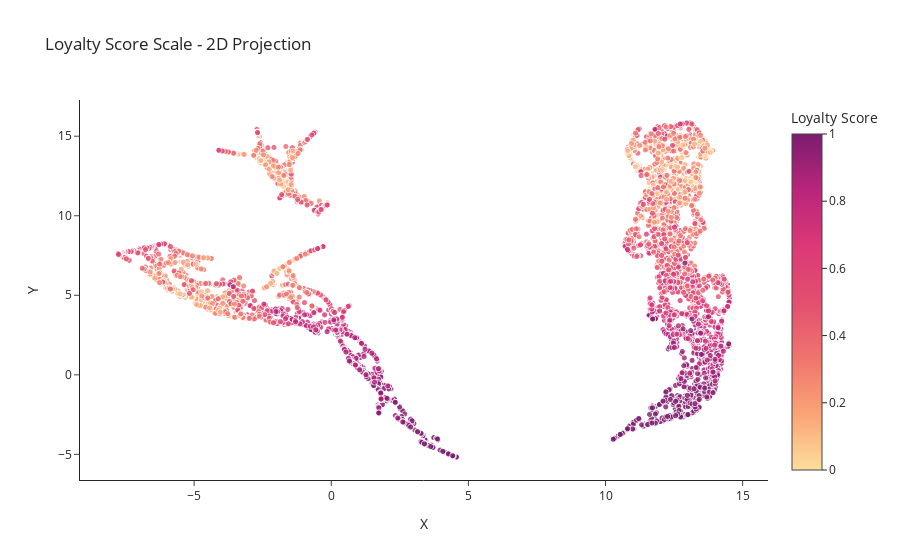

Notebook code for this chart:
### Markdown cell above
The visual, low-dimensional projection of our space suggests two distinct groups that are quite noticeable. On both cases, the customers identified by our model are projected on the lower segments of the embedding representation in the 2D space (orange points on the scatterplot). This suggests that, on average, our loyal customers are similar to each other (which is a good characteristic to explore), even if they are assigned eligibility for different reasons.

### Code cell
emb_cols = {
    "loyalty_score": "Loyalty Score",
    "is_eligible": "Customer Eligible for the Loyalty Program",
    "x": "X",
    "y": "Y",
}

color_binary_order = ["rgb(225, 124, 5)", "rgb(29, 105, 150)"]

fig = px.scatter(
    df_emb_full,
    x="x",
    y="y",
    template="simple_white",
    opacity=0.8,
    color="loyalty_score",
    labels=emb_cols,
    title="Loyalty Score Scale - 2D Projection",
    color_continuous_scale="Sunsetdark",
    #     render_mode="svg",
    height=600,
    #     width=900,
)


fig.update_layout(
    legend=dict(orientation="v", yanchor="bottom", xanchor="right", y=1, x=1)
)

fig.update_traces(mode="markers", marker_line_width=0.7, marker_line_color="white")

# fig.write_image("../reports/figures/oyalty_score_scale.svg", engine="kaleido")

fig.show()

### Figure 1 — Plotly figure (JSON) as saved in the notebook; plotly's stock layout.template omitted (floating-point values rounded to 4 significant figures; data arrays with more than 128 entries replaced by an {"elided": "..."} marker saying what was removed)
{"data": [{"hovertemplate": "X=%{x}<br>Y=%{y}<br>Loyalty Score=%{marker.color}<extra></extra>", "legendgroup": "", "marker": {"color": {"elided": "5373 float values"}, "coloraxis": "coloraxis", "line": {"color": "white", "width": 0.7}, "opacity": 0.8, "symbol": "circle"}, "mode": "markers", "name": "", "showlegend": false, "type": "scattergl", "x": {"elided": "5373 float values"}, "xaxis": "x", "y": {"elided": "5373 float values"}, "yaxis": "y"}], "layout": {"autosize": true, "coloraxis": {"colorbar": {"title": {"text": "Loyalty Score"}}, "colorscale": [[0, "rgb(252, 222, 156)"], [0.1667, "rgb(250, 164, 118)"], [0.3333, "rgb(240, 116, 110)"], [0.5, "rgb(227, 79, 111)"], [0.6667, "rgb(220, 57, 119)"], [0.8333, "rgb(185, 37, 122)"], [1, "rgb(124, 29, 111)"]]}, "legend": {"orientation": "v", "tracegroupgap": 0, "x": 1, "xanchor": "right", "y": 1, "yanchor": "bottom"}, "title": {"text": "Loyalty Score Scale - 2D Projection"}, "xaxis": {"anchor": "y", "autorange": true, "domain": [0, 1], "range": [-9.18, 15.94], "title": {"text": "X"}, "type": "linear"}, "yaxis": {"anchor": "x", "autorange": true, "domain": [0, 1], "range": [-6.586, 17.25], "title": {"text": "Y"}, "type": "linear"}}}
